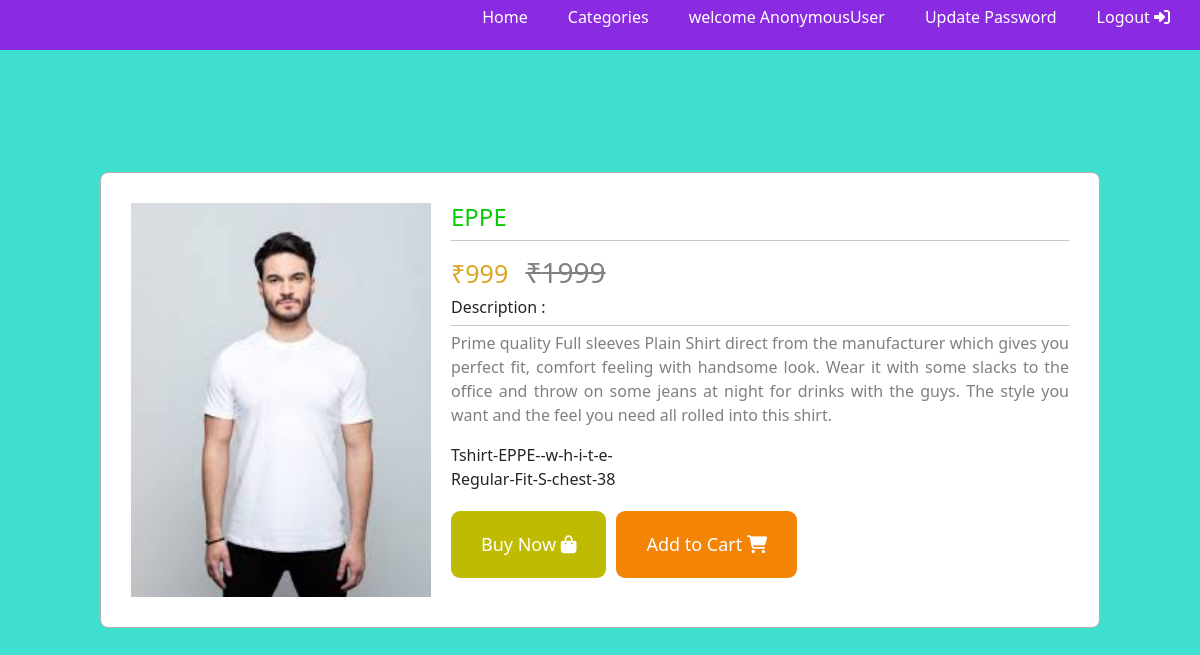
The page /singleproductitem/Tshirt-EPPE--w-h-i-t-e-/ on the database its author committed.
### app/models.py (models this page shows, shortened)
class product_item(models.Model):
    product=models.ForeignKey(product,on_delete=models.CASCADE)
    colour=models.ForeignKey(colour,on_delete=models.CASCADE)
    original_price=models.IntegerField()
    size_category=models.ForeignKey(size_category,on_delete=models.SET_NULL,null=True,blank=True)
    sizeoption=models.ForeignKey(size_option,on_delete=models.SET_NULL,null=True,blank=True)
    sale_price=models.IntegerField()
    slug=models.CharField(max_length=100,null=True,blank=True)
    product_code =models.CharField(max_length=100,null=True,blank=True)
    image1=models.ImageField(upload_to='product_image/',blank=True,null=True)
    image2=models.ImageField(upload_to='product_image/',blank=True,null=True)
    image3=models.ImageField(upload_to='product_image/',blank=True,null=True)
    image4=models.ImageField(upload_to='product_image/',blank=True,null=True)

class product(models.Model):
    product_category=models.ForeignKey(product_category,on_delete=models.CASCADE)
    brand_id=models.ForeignKey(brand,on_delete=models.CASCADE,blank=True,null=True)
    product_name=models.CharField(max_length=100)
    product_description=models.TextField(max_length=1000)
    model_height=models.CharField(max_length=100,blank=True,null=True)
    model_wearing=models.CharField(max_length=100,blank=True,null=True)
    care_instructions=models.CharField(max_length=100,blank=True,null=True)
    slug=models.CharField(max_length=100,null=True,blank=True)
    about=models.TextField(max_length=1000,blank=True,null=True)
    def __str__(self):
        return self.product_name

class size_option(models.Model):
    size_name=models.CharField(max_length=100)
    sort_order=models.CharField(max_length=100)
    size_category_id=models.ForeignKey(size_category,on_delete=models.CASCADE)
    slug=models.CharField(max_length=100,null=True,blank=True)

### app/views.py (the view)
# urls.py: path('singleproductitem/<str:slug>/',views.SingelProductItem,name="singleproductitem"),
def SingelProductItem(request,slug):
    if product_item.objects.filter(slug=slug).exists():
        product=product_item.objects.get(slug=slug)
        context={
            'product':product
        }
        return render(request,'products/single_product_item.html',context)
    return HttpResponse('product does not exist')

### templates/products/single_product_item.html
{% extends 'home.html' %}
{% block product_data %}
{% load static %}
<link rel="stylesheet" href="{% static 'css/single_product_items.css' %}">
<link rel="stylesheet" href="https://cdnjs.cloudflare.com/ajax/libs/font-awesome/6.7.2/css/all.min.css" />
<div class="containers">
    <div class="main-container">
        <div class="imgage">
            <img src="{{product.image1.url}}" alt="">
        </div>
        <div class="content">
            <h4>{{product.product}}</h4>
            <hr>
            <h3><span id="sale-price">₹{{product.sale_price}}</span> <strike>₹{{product.original_price}}</strike> </h3>
            <h6>Description :</h6>
            <hr>
            <p>{{product.product.product_description}}</p>
            {{product.slug}} <br>
            {{product.sizeoption.slug}}
            <div class="btns">
                <a href=""><button id="buy">Buy Now <i class="fa-solid fa-bag-shopping"
                            style="color: #ffffff;"></i></button></a>
                <a href="{% url 'addtocart' product.slug product.sizeoption.slug %}"><button id="add">Add to Cart <i class="fa-solid fa-cart-shopping"
                            style="color: #ffffff;"></i></button></a>
            </div>
        </div>
    </div>
</div>
{% endblock %}

### static/css/home.css (style rules this page uses)
* { margin: 0; padding: 0; box-sizing: border-box; }

### static/css/header.css (style rules this page uses)
* { margin: 0; padding: 0; box-sizing: border-box; list-style: none; }

### static/css/single_product_items.css (style rules this page uses)
.main-container { display: flex; border: 1px solid rgb(179, 176, 176); width: 1000px; padding: 30px; height: auto; column-gap: 20px; border-radius: 0.5em; background-color: white; }
.imgage img { width: 300px; }
.containers { background-color:turquoise; display: flex; justify-content: center; align-items: center; height: 100vh; flex-wrap: wrap; }
.main-container .content h3 { padding-top: 10px; }
.content .btns button { padding: 20px 30px; border: none; border-radius: 0.5em; font-size: large; color:white; transition: 0.3s ease; }
.content .btns { margin-top: 20px; display: flex; gap: 10px; }
#buy { background-color: rgb(190, 187, 2); }
#add { background-color: rgb(243, 132, 6); }
hr { margin: 5px 0; }
.content p { text-align: justify; color: grey; }
.content h4 { color: rgb(6, 204, 6); }
#sale-price { color: goldenrod; padding-right: 10px; font-size: 25px; }
strike { color: gray; }

### rows shown on the page
product_item: image1 (picture), product "EPPE", sale_price "999", original_price "1999", product.product_description "Prime quality Full sleeves Plain Shirt direct from the manufacturer which gives you perfect fit, comfort feeling with handsome look. Wear it with some slacks to the office and throw on some jeans at night for drinks with the guys. The style you want and the feel you need all rolled into this shirt.", slug "Tshirt-EPPE--w-h-i-t-e-", sizeoption.slug "Regular-Fit-S-chest-38"

### other values the page prints
{{ request.user }} "AnonymousUser"
